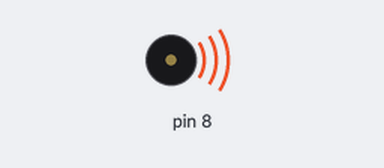
Recording of a sketch running on a simulated Arduino Uno, built with avr-gcc and run on an emulated ATmega328P. On the bench: buzzer (waves = sounding).

Above: at 0.5 s.
Timing chart, 0 to 18.2 s (numbered marks = the images above):
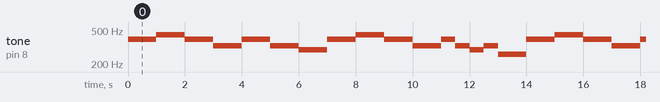

Measured:
- by itself, tone on pin 8: repeats every 14.0 s: 440 Hz 1.0 s, 2 × (392 Hz 1.0 s, 329 Hz 1.0 s), 293 Hz 1.0 s, 392 Hz 1.0 s, 440 Hz 1.0 s, 392 Hz 1.0 s, 329 Hz 1.0 s, 392 Hz 0.50 s, 329 Hz 0.50 s, 293 Hz 0.50 s, 329 Hz 0.50 s, 261 Hz 1.0 s, 392 Hz 1.0 s

The sketch:

LAB5_1.ino
```cpp
void setup() {

}

void loop() {
  tone(8,392,500);
  delay(500);
  noTone(8);

  tone(8,392,500);
  delay(500);
  noTone(8);

  tone(8,440,500);
  delay(500);
  noTone(8);

  tone(8,440,500);
  delay(500);
  noTone(8);

  tone(8,392,500);
  delay(500);
  noTone(8);

  tone(8,392,500);
  delay(500);
  noTone(8);

  tone(8,329.6,1000);
  delay(1000);
  noTone(8);

  tone(8,392,500);
  delay(500);
  noTone(8);

  tone(8,392,500);
  delay(500);
  noTone(8);

  tone(8,329.6,500);
  delay(500);
  noTone(8);

  tone(8,329.6,500);
  delay(500);
  noTone(8);

  tone(8,293.6,1000);
  delay(1000);
  noTone(8);

  tone(8,392,500);
  delay(500);
  noTone(8);

  tone(8,392,500);
  delay(500);
  noTone(8);

  tone(8,440,500);
  delay(500);
  noTone(8);

  tone(8,440,500);
  delay(500);
  noTone(8);

  tone(8,392,500);
  delay(500);
  noTone(8);

  tone(8,392,500);
  delay(500);
  noTone(8);

  tone(8,329.6,1000);
  delay(1000);
  noTone(8);

  tone(8,392,500);
  delay(500);
  noTone(8);

  tone(8,329.6,500);
  delay(500);
  noTone(8);

  tone(8,293.6,500);
  delay(500);
  noTone(8);

  tone(8,329.6,500);
  delay(500);
  noTone(8);

  tone(8,261.6,1000);
  delay(1000);
  noTone(8);


}
```
